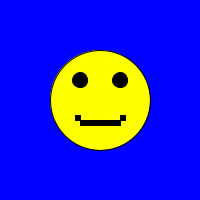
Frame 1 (no input)
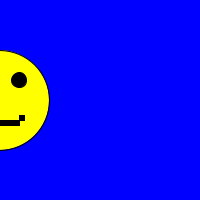
Frame 60 (the mouse pressed at the canvas centre just before this capture)
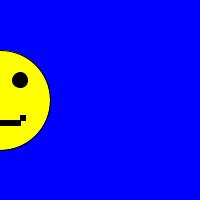
Frame 120 (the mouse held since frame 60 and released just before this capture)

The Processing sketch that drew these frames (run headless with seeded random() and noise(); from frame 60 on, the mouse is pressed at the canvas centre):

// Processing sketch: processing_89176
// ── processing_89176.pde

int x=100; //used this for all shapes so they would move together
  int velocity=1;

void setup()
{
  size(200,200);
  background(0,0,255);
  frameRate(10); // ran into trouble tring to get my shape to bounce back from edge of screen so i slowed it down so give more time to test cursor in middle of screen
}
void draw()
{
  background(0,0,255);
  face();
  x=x+velocity; //add 1 to x to cause shape to move right along screen
  if(x > 150 || x<50
  )
  x=velocity * -1; //supposed to make shape bounce off edges but i think using velocity here and in the if statement below caused problem that i plan to fix during the week

  if (mouseX > 90 && mouseX < 110 && mouseY > 90 && mouseY < 110)//defines area in center of screen
  velocity = 0; //stops program from adding 1 to x causing face to stop
  else
  velocity = 1;//if not in defined area 1 is added 
}
void face()//function to create face
{
  
  fill(255,255,0);
  ellipse(x,100,100,100);
  fill(0);
  ellipse(x-20,80,15,15);
  ellipse(x+20,80,15,15);
  rect(x-20,120,40,5);
  rect(x-25,115,5,5);
  rect(x+20,115,5,5);
}
